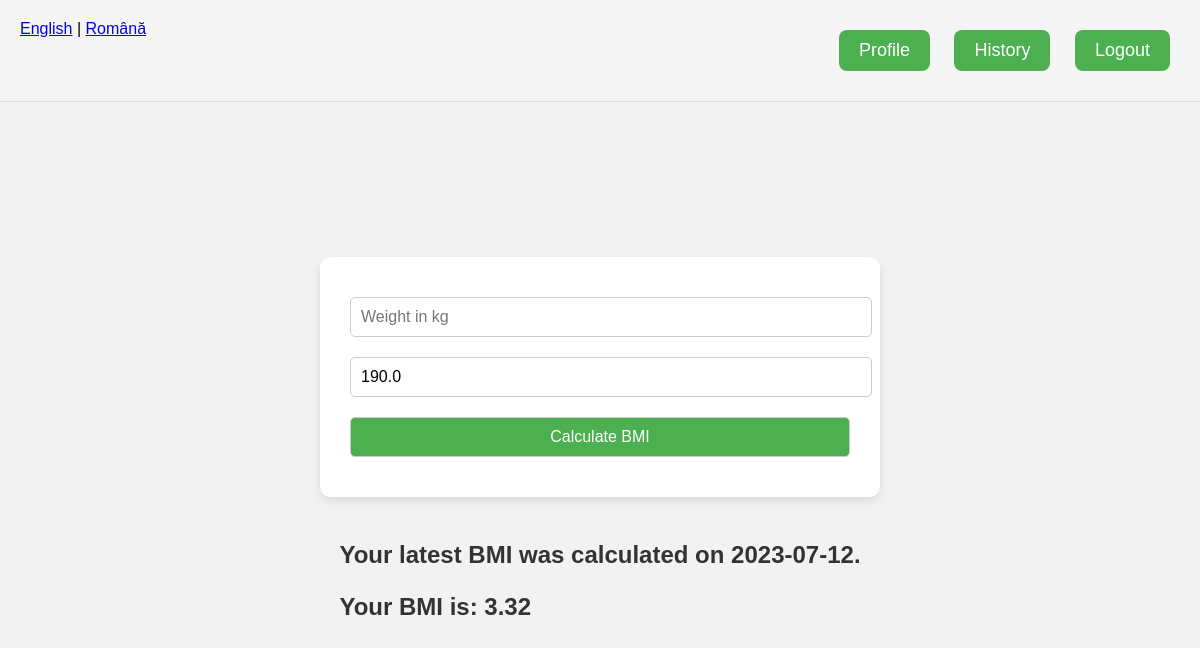
The app's page /index (signed in) with its own data.
### database.py (models this page shows)
class UserProfile(db.Model):
    id = db.Column(db.Integer, primary_key=True)
    user_id = db.Column(db.Integer, db.ForeignKey('user.id'), nullable=False)
    name = db.Column(db.String(100), nullable=False)
    height = db.Column(db.Float, nullable=False)
    age = db.Column(db.Integer, nullable=False)
    gender = db.Column(db.String(10), nullable=False)
    activity_level = db.Column(db.String(10), nullable=False)

### BMIRecord.py (models this page shows, shortened)
class BMIRecord(db.Model):
    id = db.Column(db.Integer, primary_key=True)
    bmi = db.Column(db.Float, nullable=False)
    weight = db.Column(db.Float, nullable=False)  # New field
    height = db.Column(db.Float, nullable=False)  # New field
    user_id = db.Column(db.Integer, db.ForeignKey('user.id'), nullable=False)
    date = db.Column(db.DateTime, default=datetime.utcnow)

### app.py (the view, shortened to what this page needs)
@app.route('/index', methods=['GET', 'POST'])
@login_required
def index():
    profile = UserProfile.query.filter_by(user_id=current_user.id).first()
    height = profile.height if profile else None
    bmi_record = BMIRecord.query.filter_by(user_id=current_user.id).order_by(BMIRecord.date.desc()).first()
    bmi = bmi_record.bmi if bmi_record else None
    recommendation = ''
    return render_template('index.html', bmi=bmi, recommendation=recommendation, bmi_record=bmi_record, height=height)

### app.py (called while the page is built)
def get_locale():
    return session.get('lang', 'en')

@login_manager.user_loader
def load_user(user_id):
    return User.query.get(int(user_id))

### templates/index.html (shortened to what this page needs)
<!DOCTYPE html>
<html lang="en">
<head>
    <link rel="stylesheet" href="{{ url_for('static', filename='styles.css') }}">
</head>
<body>
    <div class="navbar">
        <div class="language-selection">
            <a href="{{ url_for('setlang', lang='en') }}">English</a> |
            <a href="{{ url_for('setlang', lang='ro') }}">Română</a>
        </div>
        <div class="logout-button">
            <a href="{{ url_for('profile') }}" class="btn">Profile</a>
            <a href="{{ url_for('history') }}" class="btn">History</a>
            <a href="{{ url_for('logout') }}" class="btn">Logout</a>
        </div>
    </div>
    <div class="container">
        <form action="/index" method="post">
            <input type="number" name="weight" placeholder="{{ _('Weight in kg') }}" required>
            <input type="number" name="height" placeholder="{{ _('Height in cm') }}" value="{{ height }}" required>
            <input type="submit" value="{{ _('Calculate BMI') }}">
        </form>
        <div class="result">
            {% if bmi %}
                {% if bmi_record %}
                    <p>{{ _('Your latest BMI was calculated on') }} {{ bmi_record.date.strftime('%Y-%m-%d') }}.</p>
                {% endif %}
                <p>{{ _('Your BMI is:') }} {{ bmi }}</p>
            {% endif %}
        </div>
    </div>
</body>
</html>

### static/styles.css (style rules this page uses)
body { font-family: Arial, sans-serif; background-color: #f2f2f2; margin: 0; padding: 0; height: 100vh; display: flex; flex-direction: column; }
.navbar { display: flex; justify-content: space-between; padding: 20px; background-color: #f5f5f5; border-bottom: 1px solid #ddd; }
.container { flex-grow: 1; display: flex; flex-direction: column; justify-content: center; align-items: center; padding: 20px; }
form { background-color: #ffffff; padding: 30px; border-radius: 10px; box-shadow: 0 4px 8px rgba(0, 0, 0, 0.1); text-align: center; width: 100%; max-width: 500px; }
input { margin: 10px 0; padding: 10px; font-size: 16px; border-radius: 5px; border: 1px solid #ccc; width: 100%; }
input[type="submit"] { background-color: #4CAF50; color: white; cursor: pointer; }
p { font-size: 24px; font-weight: bold; color: #333; }
.result { margin-top: 20px; }
.btn { display: inline-block; padding: 10px 20px; margin: 10px; font-size: 18px; text-align: center; text-decoration: none; color: #fff; background-color: #4CAF50; border-radius: 8px; }
body { font-family: Arial, sans-serif; }

### records on screen
UserProfile: height "190.0"
BMIRecord: date "2023-07-12", bmi "3.32"
